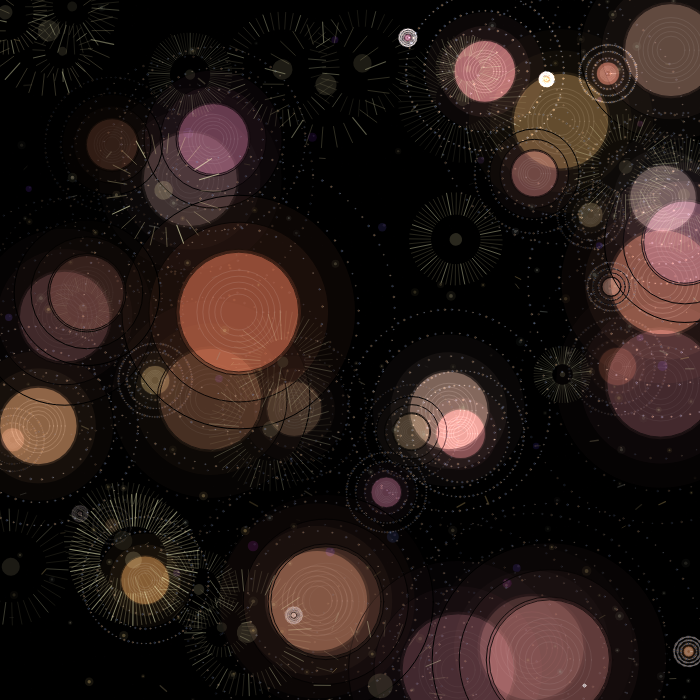
Frame 1 (no input)
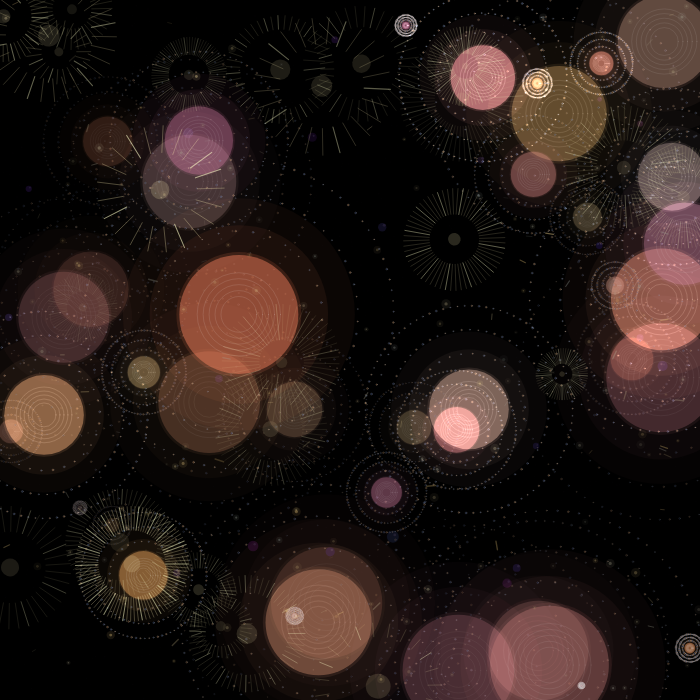
Frame 60 (no input)
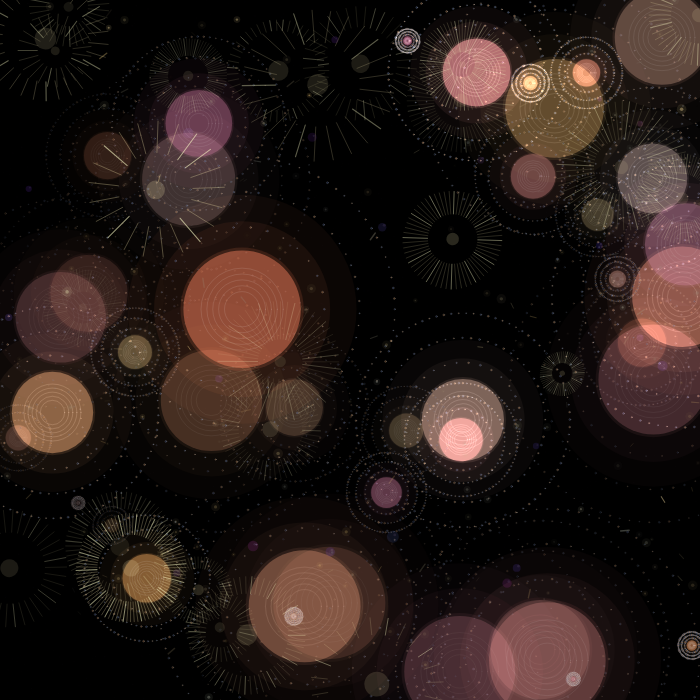
Frame 120 (the mouse pressed at the canvas centre since frame 60)

The p5.js sketch that drew these frames (run headless with seeded random() and noise() and a simulated clock; from frame 60 on, the mouse is pressed at the canvas centre):

// p5.js sketch
// ── sketch.js
/**
 * This is a generative artwork driven by Perlin noise.
 * It features glowing organic blobs, drifting light particles,
 * rotating radiants, and noise-based background textures.
 * Each element is animated using noise fields and time-based changes.
 */

let blobs = [], radiants = [], holes = [], sparks = [];
let bgTexture;

function setup() {
  /**
   * Step 1: Create the canvas and background texture.
   */
  createCanvas(700, 700);
  bgTexture = createGraphics(width, height);
  createTexture(bgTexture);

  /**
   * Step 2: Initialize animated elements.
   */
  for (let i = 0; i < 40; i++) blobs.push(new NoiseBlob());
  for (let i = 0; i < 25; i++) radiants.push(new Radiant());
  for (let i = 0; i < 20; i++) holes.push(new Hole());
  for (let i = 0; i < 200; i++) sparks.push(new Spark());
}
function draw() {
  /**
   * Step 3: Draw background and overlay motion blur.
   */
  image(bgTexture, 0, 0);
  fill(0, 25);
  rect(0, 0, width, height);

  /**
   * Step 4: Update and display all animated objects.
   */
  holes.forEach(h => h.show());
  blobs.forEach(b => { b.update(); b.show(); });
  radiants.forEach(r => { r.update(); r.show(); });
  sparks.forEach(s => { s.update(); s.show(); });
}
/**
 * Helper: Create subtle textured background
 */
function createTexture(g) {
  g.background(0);
  g.noStroke();
  for (let i = 0; i < 10000; i++) {
    let x = random(width);
    let y = random(height);
    let s = random(0.5, 2);
    let a = random(5, 15);
    g.fill(30, 20, 40, a); // Dim background specks
    g.ellipse(x, y, s);
  }
}
/**
 * Class: NoiseBlob
 * Description: Represents a pulsing organic blob with layered halos
 * and rotating rings of glowing dots, driven by Perlin noise motion.
 */
class NoiseBlob {
  constructor() {
    this.pos = createVector(random(width), random(height));
    this.rBase = random(120);
    this.phase = random(TWO_PI);
    this.speed = random(0.003, 0.01);
    this.c = color(230 + random(-20, 20), 160 + random(-30, 30), 140 + random(-50, 50), random(30, 120));
    this.depth = random(1);
    this.dotPhase = random(TWO_PI);
    this.dotSpeed = random(0.005, 0.02);
    this.noiseOffsetX = random(1000);
    this.noiseOffsetY = random(1000);
    this.noiseStep = 0.01;
  }

  update() {
    // Update phase for breathing effect
    this.phase += this.speed;
    this.r = this.rBase + sin(this.phase) * (15 * this.depth);

    // Calculate motion direction using Perlin noise
    let angle = noise(this.noiseOffsetX, this.noiseOffsetY) * TWO_PI * 4;
    this.pos.add(createVector(cos(angle), sin(angle)).mult(0.5 * this.depth));

    // Advance noise offsets
    this.noiseOffsetX += this.noiseStep;
    this.noiseOffsetY += this.noiseStep;

    // Keep position within canvas
    this.pos.x = (this.pos.x + width) % width;
    this.pos.y = (this.pos.y + height) % height;
    this.dotPhase += this.dotSpeed;
  }

  show() {
    push();
    translate(this.pos.x, this.pos.y);

    // Use blend mode for brightening effect
    if (this.depth > 0.7) drawingContext.globalCompositeOperation = 'lighter';

    fill(this.c);
    ellipse(0, 0, this.r); // Core blob shape

    // Draw soft outer glow layers
    for (let i = 0; i < 3; i++) {
      fill(red(this.c), green(this.c), blue(this.c), alpha(this.c) * 0.3 / (i+1));
      ellipse(0, 0, this.r * 1.5 * (0.7 + i * 0.3));
    }

    // Add concentric ring outlines
    noFill();
    stroke(255, alpha(this.c) * 0.5);
    strokeWeight(0.5);
    for (let i = 0; i < 5; i++) ellipse(0, 0, this.r * (0.3 + i * 0.1));

    // Rotating dot rings (glowing orbit)
    for (let i = 1; i <= 3; i++) {
      let ringRadius = this.r * (0.4 + i * 0.3);
      for (let j = 0; j < 30 * i; j++) {
        let angle = TWO_PI * j / (30 * i) + this.dotPhase * (1 - 0.1 * i);
        let pulse = 1.5 + sin(frameCount * 0.05 + j) * 0.5;
        if (j % 2 === 0) fill(230, 150, 80, alpha(this.c) * 0.7);
        else fill(50, 80, 150, alpha(this.c) * 0.7);
        ellipse(cos(angle) * ringRadius, sin(angle) * ringRadius, pulse);
      }
    }
    pop();
  }
}

/**
 * Class: Spark
 * Description: Floating particles that simulate drifting time/light.
 * Each spark moves using noise, fades with age, and resets after its lifespan.
 */
class Spark {
  constructor() {
    this.reset();
    this.type = random() > 0.7 ? "line" : "dot";
    this.noiseScale = random(0.01, 0.05);
    this.noiseOffsetX = random(1000);
    this.noiseOffsetY = random(1000);
  }

  reset() {
    // Randomize properties
    this.pos = createVector(random(width), random(height));
    this.vel = p5.Vector.random2D().mult(0.5);
    this.size = random(1, 3);
    this.baseAlpha = random(50, 150);
    this.colorVariation = random(100);
    this.life = random(100, 500);
    this.age = 0;
  }

  update() {
    // Drift using Perlin noise
    let angle = noise(this.pos.x * this.noiseScale, this.pos.y * this.noiseScale, frameCount * 0.01) * TWO_PI * 2;
    this.vel.add(createVector(cos(angle), sin(angle)).mult(0.05));
    this.vel.limit(1);
    this.pos.add(this.vel);

    // Update age and reset if expired
    if (++this.age > this.life || !this.onCanvas()) this.reset();
  }

  onCanvas() {
    return this.pos.x > 0 && this.pos.x < width && this.pos.y > 0 && this.pos.y < height;
  }

  show() {
    let alpha = this.baseAlpha * (0.5 + 0.5 * sin(this.age * 0.05));
    let col = [255 - this.colorVariation, 215 - this.colorVariation * 0.5, 130 + this.colorVariation * 0.3];

    if (this.type === "line") {
      // Trail-like spark
      let angle = noise(this.pos.x * 0.01, this.pos.y * 0.01, frameCount * 0.01) * TWO_PI;
      stroke(...col, alpha);
      strokeWeight(this.size * 0.5);
      line(this.pos.x, this.pos.y,
           this.pos.x + cos(angle) * this.size * 3,
           this.pos.y + sin(angle) * this.size * 3);
    } else {
      // Dot-style spark
      noStroke();
      fill(...col, alpha);
      ellipse(this.pos.x, this.pos.y, this.size * (1 + noise(frameCount * 0.1) * 0.5));
      fill(...col, alpha * 0.3);
      ellipse(this.pos.x, this.pos.y, this.size * 3 * (1 + noise(frameCount * 0.1 + 10) * 0.2));
    }
  }
}

/**
 * Class: Radiant
 * Description: A rotating radial element representing radiant energy.
 * Lines pulse outward with noise-based variation in angle and length.
 */
class Radiant {
  constructor() {
    this.pos = createVector(random(width), random(height));
    this.r = random(10, 50);
    this.n = int(random(20, 100));
    this.alpha = random(40, 120);
    this.angle = random(TWO_PI);
    this.rotSpeed = random(0.001, 0.02);
    this.lineLength = random(15, 40);
    this.depth = random(1);
    this.pulsePhase = random(TWO_PI);
    this.noiseOffset = random(1000);
  }

  update() {
    // Rotation and pulse animation
    let noiseRot = noise(this.noiseOffset) * 0.04 - 0.02;
    this.angle += this.rotSpeed * map(this.depth, 0, 1, 0.8, 1.2) + noiseRot;
    this.pulsePhase += random(0.01, 0.03);
    this.currentLength = this.lineLength * (0.8 + sin(this.pulsePhase) * 0.2);
    this.noiseOffset += 0.01;

    // Subtle drift using noise
    let n = noise(this.noiseOffset * 2) * TWO_PI;
    this.pos.add(createVector(cos(n), sin(n)).mult(0.1 * this.depth));
    this.pos.x = (this.pos.x + width) % width;
    this.pos.y = (this.pos.y + height) % height;
  }

  show() {
    push();
    translate(this.pos.x, this.pos.y);
    rotate(this.angle);

    let strokeAlpha = this.alpha * map(this.depth, 0, 1, 0.7, 1);

    // Radiating lines with noise-driven flicker
    for (let i = 0; i < this.n; i++) {
      let a = TWO_PI * i / this.n;
      strokeWeight(map(this.depth, 0, 1, i % 5 ? 0.3 : 0.5, i % 5 ? 0.8 : 1.2));
      stroke(255, i % 5 ? 240 : 255, i % 5 ? 180 : 200, i % 5 ? strokeAlpha : strokeAlpha * 1.5);
      let noisyLength = this.currentLength * (0.9 + noise(i * 0.1, frameCount * 0.01) * 0.2);
      line(cos(a) * this.r, sin(a) * this.r, cos(a) * (this.r + noisyLength), sin(a) * (this.r + noisyLength));
    }

    // Center glow
    noStroke();
    fill(255, 240, 180, strokeAlpha * 0.5);
    ellipse(0, 0, this.r * 0.5);
    pop();
  }
}

/**
 * Class: Hole
 * Description: A small static void or core that adds visual depth.
 * Represents a memory or quiet zone in the flow.
 */
class Hole {
  constructor() {
    this.pos = createVector(random(width), random(height));
    this.r = random(5, 10);
    this.innerR = this.r * random(0.3, 0.7);
    this.innerColor = color(20 + random(-10, 10), 10 + random(-5, 5), 30 + random(-10, 10));
    this.noiseOffsetX = random(1000);
    this.noiseOffsetY = random(1000);
  }

  update() {
    // Subtle motion using noise
    let n = noise(this.noiseOffsetX, this.noiseOffsetY) * TWO_PI;
    this.pos.add(createVector(cos(n), sin(n)).mult(0.05));
    this.noiseOffsetX += 0.005;
    this.noiseOffsetY += 0.005;
    this.pos.x = (this.pos.x + width) % width;
    this.pos.y = (this.pos.y + height) % height;
  }

  show() {
    push();
    translate(this.pos.x, this.pos.y);
    noStroke();
    fill(0);
    ellipse(0, 0, this.r * 2); // Outer dark ring
    fill(this.innerColor);
    ellipse(0, 0, this.innerR * 2); // Inner glow
    fill(60, 50, 80, 100);
    ellipse(this.r * 0.2, -this.r * 0.2, this.r * 0.3);
    pop();
  }
}

/**
 * Code References:
 *
 * - The Perlin noise particle system logic was inspired by examples from The Coding Train:
 *   https://www.youtube.com/watch?v=BjoM9oKOAKY
 *
 * - Rotating and pulsing visuals (e.g. NoiseBlob, Radiant) were developed using ideas from p5.js documentation:
 *   https://p5js.org/reference/#/p5/noise
 *
 * - Some canvas rendering settings (e.g. globalCompositeOperation = 'lighter') are based on MDN Canvas API docs:
 *   https://developer.mozilla.org/en-US/docs/Web/API/CanvasRenderingContext2D/globalCompositeOperation
 *
 * All visual logic, design structure, and extended animation behaviors were custom designed for this personal work.
 */
